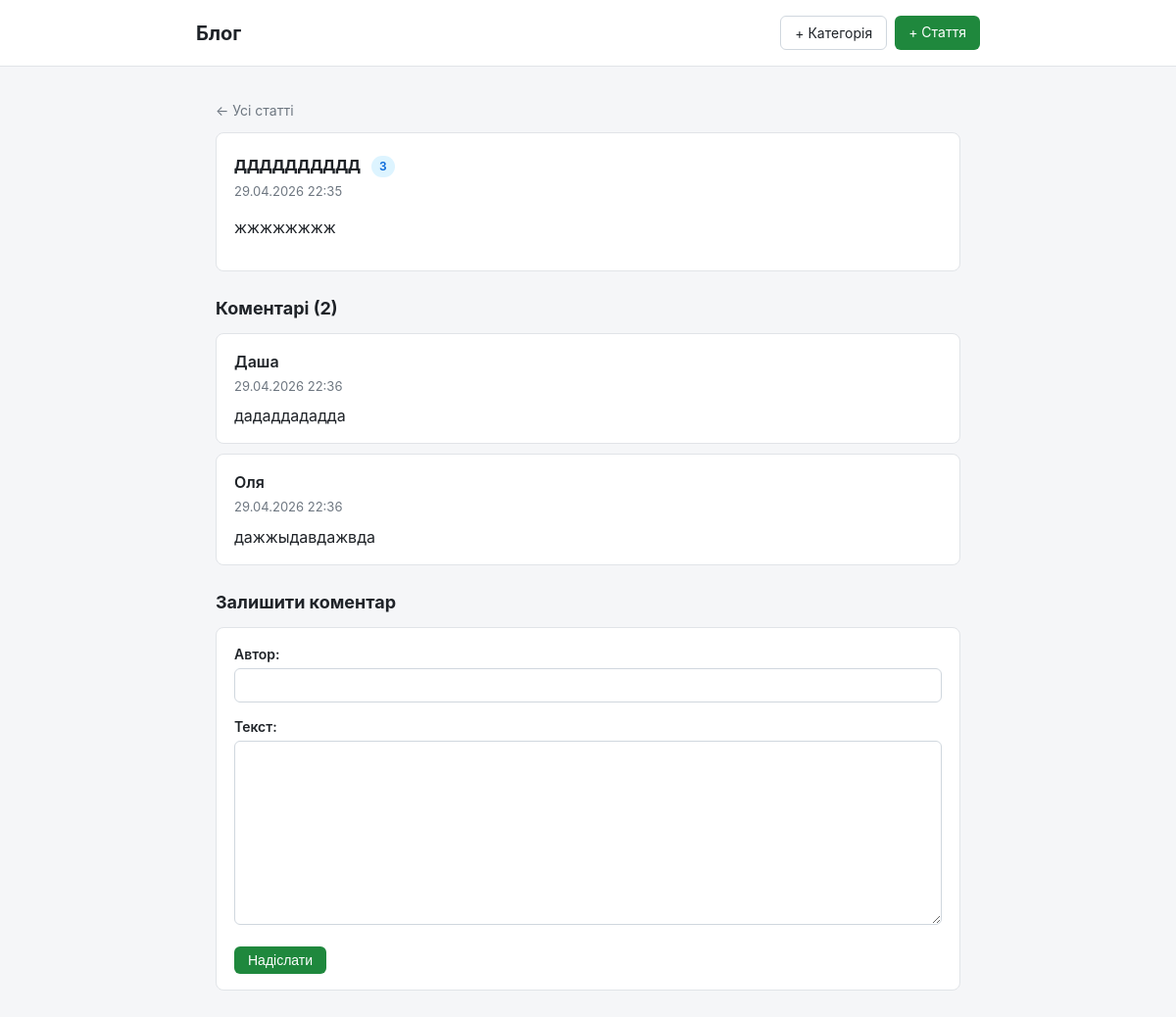
Page /article/3/ on the committed database.
### blog/models.py (models this page shows, shortened)
class Article(models.Model):
    title = models.CharField(
        max_length=200,
        verbose_name='Назва',
    )
    content = models.TextField(
        verbose_name='Зміст',
    )
    category = models.ForeignKey(
        Category,
        on_delete=models.SET_NULL,
        null=True,
        blank=True,
        related_name='articles',
        verbose_name='Категорія',
    )
    published = models.BooleanField(
        default=True,
        verbose_name='Опубліковано',
    )
    created_at = models.DateTimeField(
        auto_now_add=True,
        verbose_name='Створено',
    )
    updated_at = models.DateTimeField(
        auto_now=True,
        verbose_name='Оновлено',
    )
    class Meta:
        verbose_name = 'Стаття'
        verbose_name_plural = 'Статті'
        ordering = ['-created_at']

class Category(models.Model):
    name = models.CharField(
        max_length=100,
        unique=True,
        verbose_name='Назва',
    )
    description = models.TextField(
        blank=True,
        verbose_name='Опис',
    )
    class Meta:
        verbose_name = 'Категорія'
        verbose_name_plural = 'Категорії'
        ordering = ['name']

class Comment(models.Model):
    article = models.ForeignKey(
        Article,
        on_delete=models.CASCADE,
        related_name='comments',
        verbose_name='Стаття',
    )
    author = models.CharField(
        max_length=100,
        verbose_name='Автор',
    )
    text = models.TextField(
        verbose_name='Текст',
    )
    created_at = models.DateTimeField(
        auto_now_add=True,
        verbose_name='Дата коментування',
    )
    class Meta:
        verbose_name = 'Коментар'
        verbose_name_plural = 'Коментарі'
        ordering = ['created_at']

### blog/views.py (the view)
# urls.py: path('article/<int:article_id>/', views.article_detail, name='article_detail'),
def article_detail(request, article_id):
    article = get_object_or_404(Article, pk=article_id)
    if request.method == 'POST':
        form = CommentForm(request.POST)
        if form.is_valid():
            comment = form.save(commit=False)
            comment.article = article
            comment.save()
            return redirect('blog:article_detail', article_id=article.pk)
    else:
        form = CommentForm()
    return render(request, 'blog/article_detail.html', {
        'article': article,
        'comments': article.comments.all(),
        'form': form,
    })

### blog/forms.py
class CommentForm(forms.ModelForm):
    class Meta:
        model = Comment
        fields = ['author', 'text']

### blog/templates/blog/article_detail.html (shortened to what this page needs)
{% extends 'blog/base.html' %}
{% block content %}
    <a class="crumb" href="{% url 'blog:article_list' %}">← Усі статті</a>
    <div class="card">
        <div class="title" style="font-size:20px;">
            {{ article.title }}
            {% if article.category %}
                <span class="badge">{{ article.category.name }}</span>
            {% endif %}
        </div>
        <div class="meta">{{ article.created_at|date:"d.m.Y H:i" }}</div>
        <p style="margin-top:14px; white-space:pre-line;">{{ article.content }}</p>
    </div>
    <h2>Коментарі ({{ comments.count }})</h2>
    <ul class="plain">
        {% for comment in comments %}
            <li class="card">
                <div class="title">{{ comment.author }}</div>
                <div class="meta">{{ comment.created_at|date:"d.m.Y H:i" }}</div>
                <p style="margin:8px 0 0; white-space:pre-line;">{{ comment.text }}</p>
            </li>
        {% empty %}
            <p class="empty">Коментарів ще немає — будь першим.</p>
        {% endfor %}
    </ul>
    <h2>Залишити коментар</h2>
    <div class="card">
        <form method="post">
            {{ form.as_p }}
            <div class="form-actions">
                <button class="btn" type="submit">Надіслати</button>
            </div>
        </form>
    </div>
{% endblock %}

### blog/templates/blog/base.html (style rules this page uses)
* { box-sizing: border-box; }
body { font-family: -apple-system, BlinkMacSystemFont, "Segoe UI", Roboto, sans-serif; background: #f5f6f8; color: #1f2328; margin: 0; line-height: 1.5; }
h2 { font-size: 18px; margin: 24px 0 12px; color: #1f2328; }
a { color: #0969da; text-decoration: none; }
.card { background: #fff; border: 1px solid #e1e4e8; border-radius: 8px; padding: 16px 18px; margin-bottom: 10px; }
.card .title { font-weight: 600; font-size: 16px; margin-bottom: 4px; }
.card .meta { color: #6e7781; font-size: 13px; }
.badge { display: inline-block; background: #ddf4ff; color: #0969da; font-size: 12px; padding: 2px 8px; border-radius: 12px; margin-left: 6px; }
.btn { display: inline-block; padding: 6px 14px; background: #1f883d; color: #fff; border: none; border-radius: 6px; font-size: 14px; cursor: pointer; text-decoration: none; }
form p { margin: 0 0 14px; }
form label { display: block; font-weight: 600; font-size: 14px; margin-bottom: 4px; }
form input[type=text], form textarea, form select { width: 100%; padding: 8px 10px; border: 1px solid #d0d7de; border-radius: 6px; font-size: 14px; font-family: inherit; }
form textarea { min-height: 120px; resize: vertical; }
.form-actions { display: flex; gap: 10px; margin-top: 16px; }
ul.plain { list-style: none; padding: 0; margin: 0; }
.crumb { display: inline-block; margin-bottom: 12px; color: #6e7781; font-size: 14px; }

### rows in the picture
Article: title "дддддддддд", category.name "3", created_at "29.04.2026 22:35", content "жжжжжжжж", count "2"
Comment: author "Даша", created_at "29.04.2026 22:36", text "дададдададда"
Comment: author "Оля", created_at "29.04.2026 22:36", text "дажжыдавдажвда"
